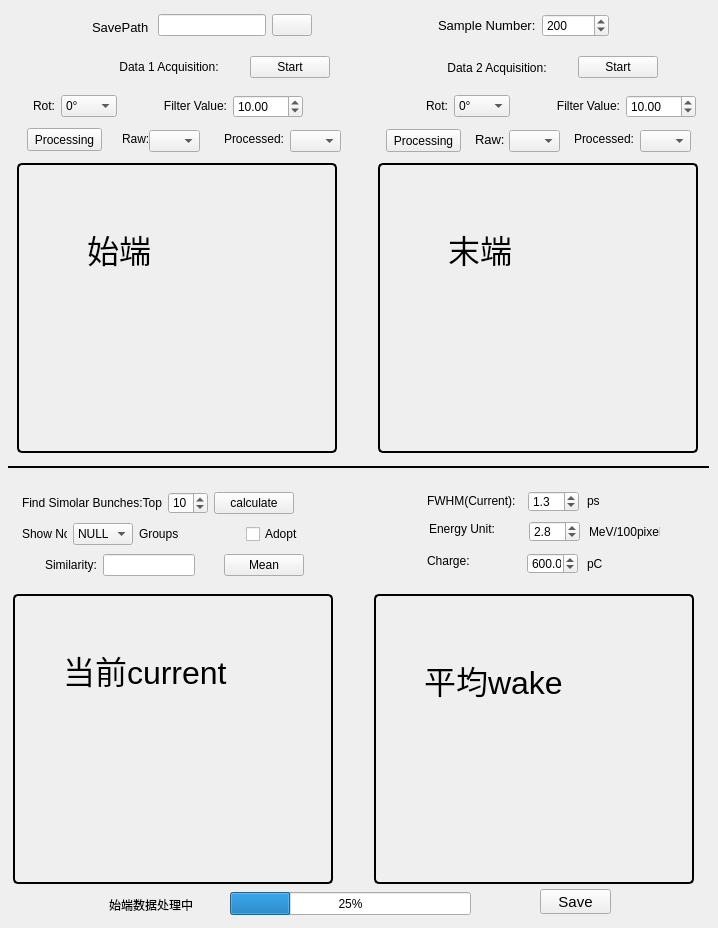
<?xml version="1.0" encoding="UTF-8"?>
<ui version="4.0">
 <class>Form</class>
 <widget class="QWidget" name="Form">
  <property name="geometry">
   <rect>
    <x>0</x>
    <y>0</y>
    <width>718</width>
    <height>928</height>
   </rect>
  </property>
  <property name="sizePolicy">
   <sizepolicy hsizetype="Fixed" vsizetype="Fixed">
    <horstretch>0</horstretch>
    <verstretch>0</verstretch>
   </sizepolicy>
  </property>
  <property name="minimumSize">
   <size>
    <width>521</width>
    <height>540</height>
   </size>
  </property>
  <property name="maximumSize">
   <size>
    <width>9999</width>
    <height>999</height>
   </size>
  </property>
  <property name="windowTitle">
   <string>Form</string>
  </property>
  <property name="styleSheet">
   <string notr="true"/>
  </property>
  <widget class="QWidget" name="widget_6" native="true">
   <property name="geometry">
    <rect>
     <x>7</x>
     <y>42</y>
     <width>691</width>
     <height>51</height>
    </rect>
   </property>
   <property name="styleSheet">
    <string notr="true"/>
   </property>
   <layout class="QHBoxLayout" name="horizontalLayout_4">
    <item>
     <spacer name="horizontalSpacer_12">
      <property name="orientation">
       <enum>Qt::Horizontal</enum>
      </property>
      <property name="sizeHint" stdset="0">
       <size>
        <width>40</width>
        <height>20</height>
       </size>
      </property>
     </spacer>
    </item>
    <item>
     <layout class="QGridLayout" name="gridLayout_3">
      <item row="0" column="0">
       <widget class="QLabel" name="label_17">
        <property name="minimumSize">
         <size>
          <width>150</width>
          <height>0</height>
         </size>
        </property>
        <property name="text">
         <string>Data 1 Acquisition:</string>
        </property>
        <property name="alignment">
         <set>Qt::AlignCenter</set>
        </property>
       </widget>
      </item>
      <item row="0" column="1">
       <widget class="QPushButton" name="pickTPBeginBtn">
        <property name="text">
         <string>Start</string>
        </property>
       </widget>
      </item>
     </layout>
    </item>
    <item>
     <spacer name="horizontalSpacer_2">
      <property name="orientation">
       <enum>Qt::Horizontal</enum>
      </property>
      <property name="sizeHint" stdset="0">
       <size>
        <width>40</width>
        <height>20</height>
       </size>
      </property>
     </spacer>
    </item>
    <item>
     <layout class="QHBoxLayout" name="horizontalLayout_2">
      <item>
       <widget class="QLabel" name="label_18">
        <property name="minimumSize">
         <size>
          <width>150</width>
          <height>0</height>
         </size>
        </property>
        <property name="text">
         <string>Data 2 Acquisition:</string>
        </property>
        <property name="alignment">
         <set>Qt::AlignCenter</set>
        </property>
       </widget>
      </item>
      <item>
       <widget class="QPushButton" name="pickTPEndBtn">
        <property name="text">
         <string>Start</string>
        </property>
       </widget>
      </item>
      <item>
       <spacer name="horizontalSpacer_13">
        <property name="orientation">
         <enum>Qt::Horizontal</enum>
        </property>
        <property name="sizeHint" stdset="0">
         <size>
          <width>40</width>
          <height>20</height>
         </size>
        </property>
       </spacer>
      </item>
     </layout>
    </item>
   </layout>
  </widget>
  <widget class="QWidget" name="layoutWidget">
   <property name="geometry">
    <rect>
     <x>15</x>
     <y>10</y>
     <width>671</width>
     <height>31</height>
    </rect>
   </property>
   <layout class="QHBoxLayout" name="horizontalLayout">
    <item>
     <spacer name="horizontalSpacer_15">
      <property name="orientation">
       <enum>Qt::Horizontal</enum>
      </property>
      <property name="sizeHint" stdset="0">
       <size>
        <width>40</width>
        <height>20</height>
       </size>
      </property>
     </spacer>
    </item>
    <item>
     <widget class="QLabel" name="label">
      <property name="maximumSize">
       <size>
        <width>60</width>
        <height>16777215</height>
       </size>
      </property>
      <property name="font">
       <font>
        <pointsize>10</pointsize>
       </font>
      </property>
      <property name="text">
       <string>SavePath：</string>
      </property>
     </widget>
    </item>
    <item>
     <widget class="QLineEdit" name="savePathLineEdit">
      <property name="maximumSize">
       <size>
        <width>200</width>
        <height>16777215</height>
       </size>
      </property>
      <property name="readOnly">
       <bool>true</bool>
      </property>
     </widget>
    </item>
    <item>
     <widget class="QPushButton" name="savePathBtn">
      <property name="maximumSize">
       <size>
        <width>40</width>
        <height>16777215</height>
       </size>
      </property>
      <property name="text">
       <string/>
      </property>
      <property name="icon">
       <iconset>
        <normaloff>savePath.jpg</normaloff>savePath.jpg</iconset>
      </property>
     </widget>
    </item>
    <item>
     <spacer name="horizontalSpacer">
      <property name="orientation">
       <enum>Qt::Horizontal</enum>
      </property>
      <property name="sizeType">
       <enum>QSizePolicy::Fixed</enum>
      </property>
      <property name="sizeHint" stdset="0">
       <size>
        <width>120</width>
        <height>20</height>
       </size>
      </property>
     </spacer>
    </item>
    <item>
     <widget class="QLabel" name="label_2">
      <property name="font">
       <font>
        <pointsize>10</pointsize>
       </font>
      </property>
      <property name="text">
       <string>Sample Number:</string>
      </property>
     </widget>
    </item>
    <item>
     <widget class="QSpinBox" name="pickBunchNumberSpinBox">
      <property name="minimum">
       <number>0</number>
      </property>
      <property name="maximum">
       <number>1000000</number>
      </property>
      <property name="value">
       <number>200</number>
      </property>
     </widget>
    </item>
    <item>
     <spacer name="horizontalSpacer_16">
      <property name="orientation">
       <enum>Qt::Horizontal</enum>
      </property>
      <property name="sizeHint" stdset="0">
       <size>
        <width>40</width>
        <height>20</height>
       </size>
      </property>
     </spacer>
    </item>
   </layout>
  </widget>
  <widget class="QComboBox" name="beginInitialTp">
   <property name="geometry">
    <rect>
     <x>149</x>
     <y>130</y>
     <width>51</width>
     <height>22</height>
    </rect>
   </property>
  </widget>
  <widget class="QComboBox" name="endInitialTp">
   <property name="geometry">
    <rect>
     <x>509</x>
     <y>130</y>
     <width>51</width>
     <height>22</height>
    </rect>
   </property>
  </widget>
  <widget class="Line" name="line">
   <property name="geometry">
    <rect>
     <x>8</x>
     <y>457</y>
     <width>701</width>
     <height>20</height>
    </rect>
   </property>
   <property name="frameShadow">
    <enum>QFrame::Plain</enum>
   </property>
   <property name="lineWidth">
    <number>2</number>
   </property>
   <property name="orientation">
    <enum>Qt::Horizontal</enum>
   </property>
  </widget>
  <widget class="QPushButton" name="pushButton">
   <property name="geometry">
    <rect>
     <x>540</x>
     <y>889</y>
     <width>71</width>
     <height>25</height>
    </rect>
   </property>
   <property name="minimumSize">
    <size>
     <width>0</width>
     <height>25</height>
    </size>
   </property>
   <property name="font">
    <font>
     <pointsize>11</pointsize>
    </font>
   </property>
   <property name="text">
    <string>Save</string>
   </property>
  </widget>
  <widget class="QComboBox" name="beginAfterTp">
   <property name="geometry">
    <rect>
     <x>290</x>
     <y>130</y>
     <width>51</width>
     <height>22</height>
    </rect>
   </property>
  </widget>
  <widget class="QComboBox" name="endAfterTp">
   <property name="geometry">
    <rect>
     <x>640</x>
     <y>130</y>
     <width>51</width>
     <height>22</height>
    </rect>
   </property>
  </widget>
  <widget class="QProgressBar" name="progressBar">
   <property name="geometry">
    <rect>
     <x>230</x>
     <y>892</y>
     <width>241</width>
     <height>23</height>
    </rect>
   </property>
   <property name="value">
    <number>25</number>
   </property>
  </widget>
  <widget class="QWidget" name="layoutWidget">
   <property name="geometry">
    <rect>
     <x>17</x>
     <y>162</y>
     <width>681</width>
     <height>292</height>
    </rect>
   </property>
   <layout class="QHBoxLayout" name="horizontalLayout_5">
    <item>
     <widget class="QWidget" name="beginWidget" native="true">
      <property name="minimumSize">
       <size>
        <width>320</width>
        <height>290</height>
       </size>
      </property>
      <property name="maximumSize">
       <size>
        <width>320</width>
        <height>290</height>
       </size>
      </property>
      <property name="styleSheet">
       <string notr="true">QWidget#beginWidget{
	border: 2px solid #000000; border-radius: 5px;}</string>
      </property>
      <widget class="QLabel" name="label_10">
       <property name="geometry">
        <rect>
         <x>70</x>
         <y>60</y>
         <width>101</width>
         <height>51</height>
        </rect>
       </property>
       <property name="font">
        <font>
         <pointsize>24</pointsize>
        </font>
       </property>
       <property name="text">
        <string>始端</string>
       </property>
      </widget>
     </widget>
    </item>
    <item>
     <spacer name="horizontalSpacer_4">
      <property name="orientation">
       <enum>Qt::Horizontal</enum>
      </property>
      <property name="sizeHint" stdset="0">
       <size>
        <width>40</width>
        <height>20</height>
       </size>
      </property>
     </spacer>
    </item>
    <item>
     <widget class="QWidget" name="endWidget" native="true">
      <property name="minimumSize">
       <size>
        <width>320</width>
        <height>290</height>
       </size>
      </property>
      <property name="maximumSize">
       <size>
        <width>320</width>
        <height>290</height>
       </size>
      </property>
      <property name="styleSheet">
       <string notr="true">QWidget#endWidget{
	border: 2px solid #000000; border-radius: 5px;}</string>
      </property>
      <widget class="QLabel" name="label_11">
       <property name="geometry">
        <rect>
         <x>70</x>
         <y>60</y>
         <width>101</width>
         <height>51</height>
        </rect>
       </property>
       <property name="font">
        <font>
         <pointsize>24</pointsize>
        </font>
       </property>
       <property name="text">
        <string>末端</string>
       </property>
      </widget>
     </widget>
    </item>
   </layout>
  </widget>
  <widget class="QWidget" name="layoutWidget">
   <property name="geometry">
    <rect>
     <x>13</x>
     <y>480</y>
     <width>681</width>
     <height>404</height>
    </rect>
   </property>
   <layout class="QVBoxLayout" name="verticalLayout_2">
    <item>
     <layout class="QHBoxLayout" name="horizontalLayout_9">
      <item>
       <widget class="QWidget" name="widget_2" native="true">
        <property name="minimumSize">
         <size>
          <width>300</width>
          <height>0</height>
         </size>
        </property>
        <property name="maximumSize">
         <size>
          <width>300</width>
          <height>120</height>
         </size>
        </property>
        <layout class="QVBoxLayout" name="verticalLayout">
         <item>
          <layout class="QHBoxLayout" name="horizontalLayout_3">
           <item>
            <widget class="QLabel" name="label_16">
             <property name="maximumSize">
              <size>
               <width>16777215</width>
               <height>60</height>
              </size>
             </property>
             <property name="text">
              <string>Find Simolar Bunches:Top</string>
             </property>
            </widget>
           </item>
           <item>
            <widget class="QSpinBox" name="useBunchNumberSpinBox">
             <property name="minimumSize">
              <size>
               <width>0</width>
               <height>20</height>
              </size>
             </property>
             <property name="maximumSize">
              <size>
               <width>40</width>
               <height>16777215</height>
              </size>
             </property>
             <property name="minimum">
              <number>0</number>
             </property>
             <property name="maximum">
              <number>1000000</number>
             </property>
             <property name="value">
              <number>10</number>
             </property>
            </widget>
           </item>
           <item>
            <widget class="QPushButton" name="calUsingBunchBtn">
             <property name="text">
              <string>calculate</string>
             </property>
            </widget>
           </item>
           <item>
            <spacer name="horizontalSpacer_6">
             <property name="orientation">
              <enum>Qt::Horizontal</enum>
             </property>
             <property name="sizeHint" stdset="0">
              <size>
               <width>40</width>
               <height>20</height>
              </size>
             </property>
            </spacer>
           </item>
          </layout>
         </item>
         <item>
          <layout class="QHBoxLayout" name="horizontalLayout_7">
           <item>
            <widget class="QLabel" name="label_14">
             <property name="minimumSize">
              <size>
               <width>45</width>
               <height>0</height>
              </size>
             </property>
             <property name="maximumSize">
              <size>
               <width>40</width>
               <height>16777215</height>
              </size>
             </property>
             <property name="text">
              <string>Show No.</string>
             </property>
            </widget>
           </item>
           <item>
            <widget class="QComboBox" name="comboBox">
             <property name="maximumSize">
              <size>
               <width>60</width>
               <height>16777215</height>
              </size>
             </property>
             <item>
              <property name="text">
               <string>NULL</string>
              </property>
             </item>
             <item>
              <property name="text">
               <string>1</string>
              </property>
             </item>
             <item>
              <property name="text">
               <string>2</string>
              </property>
             </item>
             <item>
              <property name="text">
               <string>3</string>
              </property>
             </item>
             <item>
              <property name="text">
               <string>4</string>
              </property>
             </item>
             <item>
              <property name="text">
               <string>5</string>
              </property>
             </item>
             <item>
              <property name="text">
               <string>6</string>
              </property>
             </item>
             <item>
              <property name="text">
               <string>7</string>
              </property>
             </item>
             <item>
              <property name="text">
               <string>8</string>
              </property>
             </item>
             <item>
              <property name="text">
               <string>9</string>
              </property>
             </item>
             <item>
              <property name="text">
               <string>10</string>
              </property>
             </item>
            </widget>
           </item>
           <item>
            <widget class="QLabel" name="label_22">
             <property name="maximumSize">
              <size>
               <width>80</width>
               <height>16777215</height>
              </size>
             </property>
             <property name="text">
              <string>Groups</string>
             </property>
            </widget>
           </item>
           <item>
            <spacer name="horizontalSpacer_8">
             <property name="orientation">
              <enum>Qt::Horizontal</enum>
             </property>
             <property name="sizeHint" stdset="0">
              <size>
               <width>40</width>
               <height>20</height>
              </size>
             </property>
            </spacer>
           </item>
           <item>
            <widget class="QCheckBox" name="isUsed">
             <property name="maximumSize">
              <size>
               <width>60</width>
               <height>16777215</height>
              </size>
             </property>
             <property name="text">
              <string>Adopt</string>
             </property>
            </widget>
           </item>
          </layout>
         </item>
         <item>
          <layout class="QHBoxLayout" name="horizontalLayout_8">
           <item>
            <spacer name="horizontalSpacer_11">
             <property name="orientation">
              <enum>Qt::Horizontal</enum>
             </property>
             <property name="sizeHint" stdset="0">
              <size>
               <width>40</width>
               <height>20</height>
              </size>
             </property>
            </spacer>
           </item>
           <item>
            <widget class="QLabel" name="label_15">
             <property name="text">
              <string>Similarity:</string>
             </property>
            </widget>
           </item>
           <item>
            <widget class="QLineEdit" name="bunchSimilarity">
             <property name="readOnly">
              <bool>true</bool>
             </property>
            </widget>
           </item>
           <item>
            <spacer name="horizontalSpacer_9">
             <property name="orientation">
              <enum>Qt::Horizontal</enum>
             </property>
             <property name="sizeHint" stdset="0">
              <size>
               <width>40</width>
               <height>20</height>
              </size>
             </property>
            </spacer>
           </item>
           <item>
            <widget class="QPushButton" name="calMeanBtn">
             <property name="text">
              <string>Mean</string>
             </property>
            </widget>
           </item>
          </layout>
         </item>
        </layout>
       </widget>
      </item>
      <item>
       <spacer name="horizontalSpacer_10">
        <property name="orientation">
         <enum>Qt::Horizontal</enum>
        </property>
        <property name="sizeHint" stdset="0">
         <size>
          <width>40</width>
          <height>20</height>
         </size>
        </property>
       </spacer>
      </item>
      <item>
       <widget class="QWidget" name="widget_3" native="true">
        <property name="minimumSize">
         <size>
          <width>300</width>
          <height>0</height>
         </size>
        </property>
        <property name="maximumSize">
         <size>
          <width>300</width>
          <height>120</height>
         </size>
        </property>
        <widget class="QDoubleSpinBox" name="EnergyUnitSpinBox">
         <property name="geometry">
          <rect>
           <x>135</x>
           <y>41</y>
           <width>51</width>
           <height>21</height>
          </rect>
         </property>
         <property name="decimals">
          <number>1</number>
         </property>
         <property name="value">
          <double>2.800000000000000</double>
         </property>
        </widget>
        <widget class="QDoubleSpinBox" name="ChargeSpinBox">
         <property name="geometry">
          <rect>
           <x>133</x>
           <y>73</y>
           <width>51</width>
           <height>21</height>
          </rect>
         </property>
         <property name="decimals">
          <number>1</number>
         </property>
         <property name="maximum">
          <double>9999999999.000000000000000</double>
         </property>
         <property name="value">
          <double>600.000000000000000</double>
         </property>
        </widget>
        <widget class="QDoubleSpinBox" name="FWHMSPinBox">
         <property name="geometry">
          <rect>
           <x>134</x>
           <y>11</y>
           <width>51</width>
           <height>21</height>
          </rect>
         </property>
         <property name="decimals">
          <number>1</number>
         </property>
         <property name="value">
          <double>1.300000000000000</double>
         </property>
        </widget>
        <widget class="QLabel" name="label_7">
         <property name="geometry">
          <rect>
           <x>193</x>
           <y>10</y>
           <width>21</width>
           <height>21</height>
          </rect>
         </property>
         <property name="text">
          <string>ps</string>
         </property>
        </widget>
        <widget class="QLabel" name="label_6">
         <property name="geometry">
          <rect>
           <x>33</x>
           <y>11</y>
           <width>101</width>
           <height>20</height>
          </rect>
         </property>
         <property name="text">
          <string>FWHM(Current):</string>
         </property>
        </widget>
        <widget class="QLabel" name="label_8">
         <property name="geometry">
          <rect>
           <x>35</x>
           <y>41</y>
           <width>81</width>
           <height>16</height>
          </rect>
         </property>
         <property name="text">
          <string>Energy Unit:</string>
         </property>
        </widget>
        <widget class="QLabel" name="label_19">
         <property name="geometry">
          <rect>
           <x>33</x>
           <y>73</y>
           <width>81</width>
           <height>16</height>
          </rect>
         </property>
         <property name="text">
          <string>Charge:</string>
         </property>
        </widget>
        <widget class="QLabel" name="label_9">
         <property name="geometry">
          <rect>
           <x>195</x>
           <y>41</y>
           <width>71</width>
           <height>21</height>
          </rect>
         </property>
         <property name="text">
          <string>MeV/100pixel</string>
         </property>
        </widget>
        <widget class="QLabel" name="label_20">
         <property name="geometry">
          <rect>
           <x>193</x>
           <y>73</y>
           <width>71</width>
           <height>21</height>
          </rect>
         </property>
         <property name="text">
          <string>pC</string>
         </property>
        </widget>
       </widget>
      </item>
     </layout>
    </item>
    <item>
     <layout class="QHBoxLayout" name="horizontalLayout_6">
      <item>
       <widget class="QWidget" name="currentWakeWidget" native="true">
        <property name="minimumSize">
         <size>
          <width>320</width>
          <height>290</height>
         </size>
        </property>
        <property name="maximumSize">
         <size>
          <width>320</width>
          <height>290</height>
         </size>
        </property>
        <property name="styleSheet">
         <string notr="true">QWidget#currentWakeWidget{
	border: 2px solid #000000; border-radius: 5px;}</string>
        </property>
        <widget class="QLabel" name="label_12">
         <property name="geometry">
          <rect>
           <x>50</x>
           <y>50</y>
           <width>201</width>
           <height>51</height>
          </rect>
         </property>
         <property name="minimumSize">
          <size>
           <width>20</width>
           <height>0</height>
          </size>
         </property>
         <property name="maximumSize">
          <size>
           <width>290</width>
           <height>16777215</height>
          </size>
         </property>
         <property name="font">
          <font>
           <pointsize>24</pointsize>
          </font>
         </property>
         <property name="text">
          <string>当前current</string>
         </property>
        </widget>
       </widget>
      </item>
      <item>
       <spacer name="horizontalSpacer_5">
        <property name="orientation">
         <enum>Qt::Horizontal</enum>
        </property>
        <property name="sizeHint" stdset="0">
         <size>
          <width>40</width>
          <height>20</height>
         </size>
        </property>
       </spacer>
      </item>
      <item>
       <widget class="QWidget" name="meanWakeWidget" native="true">
        <property name="minimumSize">
         <size>
          <width>320</width>
          <height>0</height>
         </size>
        </property>
        <property name="maximumSize">
         <size>
          <width>320</width>
          <height>290</height>
         </size>
        </property>
        <property name="styleSheet">
         <string notr="true">QWidget#meanWakeWidget
{
	border: 2px solid #000000; border-radius: 5px;}</string>
        </property>
        <widget class="QLabel" name="label_13">
         <property name="geometry">
          <rect>
           <x>50</x>
           <y>60</y>
           <width>151</width>
           <height>51</height>
          </rect>
         </property>
         <property name="font">
          <font>
           <pointsize>24</pointsize>
          </font>
         </property>
         <property name="text">
          <string>平均wake</string>
         </property>
        </widget>
       </widget>
      </item>
     </layout>
    </item>
   </layout>
  </widget>
  <widget class="QWidget" name="layoutWidget">
   <property name="geometry">
    <rect>
     <x>15</x>
     <y>93</y>
     <width>681</width>
     <height>27</height>
    </rect>
   </property>
   <layout class="QHBoxLayout" name="horizontalLayout_12">
    <item>
     <layout class="QHBoxLayout" name="horizontalLayout_10">
      <item>
       <widget class="QLabel" name="label_3">
        <property name="sizePolicy">
         <sizepolicy hsizetype="Fixed" vsizetype="Fixed">
          <horstretch>0</horstretch>
          <verstretch>0</verstretch>
         </sizepolicy>
        </property>
        <property name="minimumSize">
         <size>
          <width>40</width>
          <height>0</height>
         </size>
        </property>
        <property name="maximumSize">
         <size>
          <width>50</width>
          <height>16777215</height>
         </size>
        </property>
        <property name="text">
         <string>Rot:</string>
        </property>
        <property name="alignment">
         <set>Qt::AlignRight|Qt::AlignTrailing|Qt::AlignVCenter</set>
        </property>
       </widget>
      </item>
      <item>
       <widget class="QComboBox" name="beginRot">
        <item>
         <property name="text">
          <string>0°</string>
         </property>
        </item>
        <item>
         <property name="text">
          <string>90°</string>
         </property>
        </item>
        <item>
         <property name="text">
          <string>180°</string>
         </property>
        </item>
        <item>
         <property name="text">
          <string>270°</string>
         </property>
        </item>
       </widget>
      </item>
      <item>
       <spacer name="horizontalSpacer_3">
        <property name="orientation">
         <enum>Qt::Horizontal</enum>
        </property>
        <property name="sizeHint" stdset="0">
         <size>
          <width>40</width>
          <height>20</height>
         </size>
        </property>
       </spacer>
      </item>
      <item>
       <widget class="QLabel" name="label_5">
        <property name="sizePolicy">
         <sizepolicy hsizetype="Fixed" vsizetype="Fixed">
          <horstretch>0</horstretch>
          <verstretch>0</verstretch>
         </sizepolicy>
        </property>
        <property name="minimumSize">
         <size>
          <width>60</width>
          <height>0</height>
         </size>
        </property>
        <property name="maximumSize">
         <size>
          <width>80</width>
          <height>16777215</height>
         </size>
        </property>
        <property name="text">
         <string>Filter Value:</string>
        </property>
        <property name="alignment">
         <set>Qt::AlignRight|Qt::AlignTrailing|Qt::AlignVCenter</set>
        </property>
       </widget>
      </item>
      <item>
       <widget class="QDoubleSpinBox" name="beginFiltValue">
        <property name="minimumSize">
         <size>
          <width>70</width>
          <height>0</height>
         </size>
        </property>
        <property name="maximum">
         <double>256.000000000000000</double>
        </property>
        <property name="value">
         <double>10.000000000000000</double>
        </property>
       </widget>
      </item>
     </layout>
    </item>
    <item>
     <spacer name="horizontalSpacer_14">
      <property name="orientation">
       <enum>Qt::Horizontal</enum>
      </property>
      <property name="sizeHint" stdset="0">
       <size>
        <width>40</width>
        <height>20</height>
       </size>
      </property>
     </spacer>
    </item>
    <item>
     <layout class="QHBoxLayout" name="horizontalLayout_11">
      <item>
       <widget class="QLabel" name="label_4">
        <property name="sizePolicy">
         <sizepolicy hsizetype="Fixed" vsizetype="Fixed">
          <horstretch>0</horstretch>
          <verstretch>0</verstretch>
         </sizepolicy>
        </property>
        <property name="minimumSize">
         <size>
          <width>40</width>
          <height>0</height>
         </size>
        </property>
        <property name="maximumSize">
         <size>
          <width>80</width>
          <height>16777215</height>
         </size>
        </property>
        <property name="text">
         <string>Rot:</string>
        </property>
        <property name="alignment">
         <set>Qt::AlignRight|Qt::AlignTrailing|Qt::AlignVCenter</set>
        </property>
       </widget>
      </item>
      <item>
       <widget class="QComboBox" name="endRot">
        <item>
         <property name="text">
          <string>0°</string>
         </property>
        </item>
        <item>
         <property name="text">
          <string>90°</string>
         </property>
        </item>
        <item>
         <property name="text">
          <string>180°</string>
         </property>
        </item>
        <item>
         <property name="text">
          <string>270°</string>
         </property>
        </item>
       </widget>
      </item>
      <item>
       <spacer name="horizontalSpacer_7">
        <property name="orientation">
         <enum>Qt::Horizontal</enum>
        </property>
        <property name="sizeHint" stdset="0">
         <size>
          <width>40</width>
          <height>20</height>
         </size>
        </property>
       </spacer>
      </item>
      <item>
       <widget class="QLabel" name="label_21">
        <property name="sizePolicy">
         <sizepolicy hsizetype="Fixed" vsizetype="Fixed">
          <horstretch>0</horstretch>
          <verstretch>0</verstretch>
         </sizepolicy>
        </property>
        <property name="minimumSize">
         <size>
          <width>60</width>
          <height>0</height>
         </size>
        </property>
        <property name="maximumSize">
         <size>
          <width>80</width>
          <height>16777215</height>
         </size>
        </property>
        <property name="text">
         <string>Filter Value:</string>
        </property>
        <property name="alignment">
         <set>Qt::AlignRight|Qt::AlignTrailing|Qt::AlignVCenter</set>
        </property>
       </widget>
      </item>
      <item>
       <widget class="QDoubleSpinBox" name="endFiltValue">
        <property name="minimumSize">
         <size>
          <width>70</width>
          <height>0</height>
         </size>
        </property>
        <property name="maximum">
         <double>256.000000000000000</double>
        </property>
        <property name="value">
         <double>10.000000000000000</double>
        </property>
       </widget>
      </item>
     </layout>
    </item>
   </layout>
  </widget>
  <widget class="QLabel" name="processBarLabel">
   <property name="geometry">
    <rect>
     <x>109</x>
     <y>894</y>
     <width>111</width>
     <height>21</height>
    </rect>
   </property>
   <property name="text">
    <string>始端数据处理中</string>
   </property>
  </widget>
  <widget class="QLabel" name="label_23">
   <property name="geometry">
    <rect>
     <x>122</x>
     <y>131</y>
     <width>31</width>
     <height>16</height>
    </rect>
   </property>
   <property name="font">
    <font>
     <pointsize>9</pointsize>
    </font>
   </property>
   <property name="text">
    <string>Raw:</string>
   </property>
  </widget>
  <widget class="QLabel" name="label_24">
   <property name="geometry">
    <rect>
     <x>475</x>
     <y>131</y>
     <width>31</width>
     <height>16</height>
    </rect>
   </property>
   <property name="font">
    <font>
     <pointsize>10</pointsize>
    </font>
   </property>
   <property name="text">
    <string>Raw:</string>
   </property>
  </widget>
  <widget class="QLabel" name="label_26">
   <property name="geometry">
    <rect>
     <x>224</x>
     <y>131</y>
     <width>71</width>
     <height>16</height>
    </rect>
   </property>
   <property name="font">
    <font>
     <pointsize>9</pointsize>
    </font>
   </property>
   <property name="text">
    <string>Processed:</string>
   </property>
  </widget>
  <widget class="QPushButton" name="beginDataProcessing">
   <property name="geometry">
    <rect>
     <x>27</x>
     <y>128</y>
     <width>75</width>
     <height>23</height>
    </rect>
   </property>
   <property name="text">
    <string>Processing</string>
   </property>
  </widget>
  <widget class="QLabel" name="label_27">
   <property name="geometry">
    <rect>
     <x>574</x>
     <y>131</y>
     <width>71</width>
     <height>16</height>
    </rect>
   </property>
   <property name="font">
    <font>
     <pointsize>9</pointsize>
    </font>
   </property>
   <property name="text">
    <string>Processed:</string>
   </property>
  </widget>
  <widget class="QPushButton" name="endDataProcessing">
   <property name="geometry">
    <rect>
     <x>386</x>
     <y>129</y>
     <width>75</width>
     <height>23</height>
    </rect>
   </property>
   <property name="text">
    <string>Processing</string>
   </property>
  </widget>
 </widget>
 <resources/>
 <connections/>
</ui>
